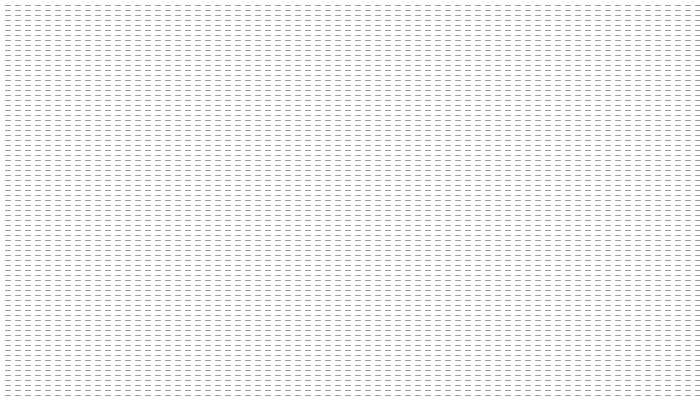
Frame 1 (no input)
Frame 60 (the mouse pressed at the canvas centre just before this capture): identical to frame 1, image omitted
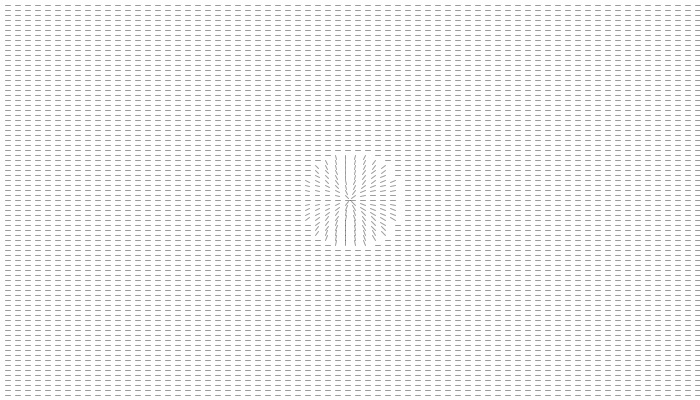
Frame 120 (the mouse held since frame 60 and released just before this capture)

The Processing sketch that drew these frames (run headless with seeded random() and noise(); from frame 60 on, the mouse is pressed at the canvas centre):

// Processing sketch: processing_35790
// ── processing_35790.pde

float L = 5;
float sx = 5;
float sy = 5;

float[] x = new float[500];

void setup(){
 size(700,400);
  smooth();
//float count = width/(L + sx);
 
  
}

void draw() {
  
  
  background(255);
   stroke(0, 100);
   

 float Ypos = sy;
  while(Ypos < height){
    
  float Xpos = sx;
  
  
    while(Xpos < width){
      if(dist(Xpos, Ypos, mouseX, mouseY) < 50 && mousePressed == true){
        float angle = atan2(mouseY - Ypos, mouseX - Xpos); 
       
        line(Xpos, Ypos, Xpos + cos(angle)*L, Ypos+ sin(angle)*L);
      
    }else{
        
        line(Xpos, Ypos, Xpos + L, Ypos);
      }
      Xpos = Xpos + (L + sx);
    
    }
    
    Ypos = Ypos + sy;
  
  
  
  
  
  
 
  
}
if(mousePressed == false){
  stroke(0);
}


}
